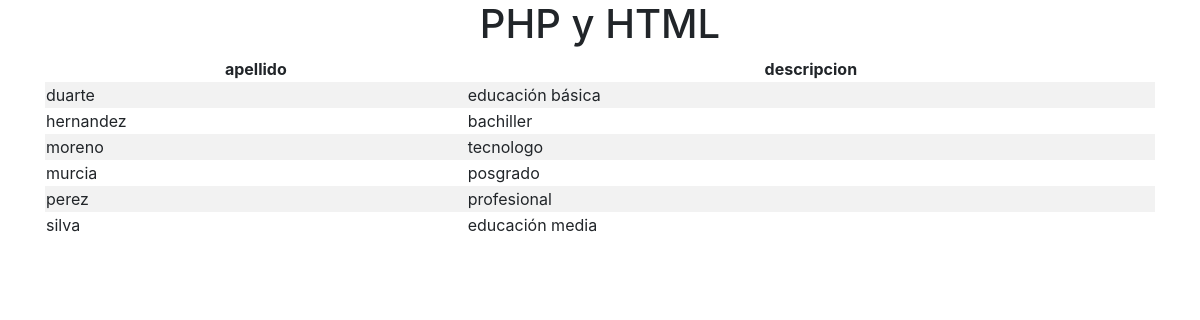
The page / on the database its author committed.
### tables this page shows
CREATE TABLE `appx_employee` (
  `id` int(10) NOT NULL,
  `firstname` varchar(30) NOT NULL,
  `lastname` varchar(30) NOT NULL,
  `department_id` int(2) NOT NULL,
  `salary` int(7) NOT NULL,
  `educationlevel_id` int(2) NOT NULL
);

CREATE TABLE `appx_educationlevel` (
  `id` int(10) NOT NULL,
  `description` varchar(30) NOT NULL
);

### index.php (the view, shortened to what this page needs)
<?php
$objeto = new Conexion();
$conexion = $objeto->Conectar();
$consulta = "SELECT lastname, appx_educationlevel.description FROM appx_employee
INNER JOIN appx_educationlevel
ON appx_employee.educationlevel_id = appx_educationlevel.id  ORDER BY lastname";
$resultado = $conexion->prepare($consulta);
$resultado->execute();
$appx_employee=$resultado->fetchAll(PDO::FETCH_ASSOC);
?>
<!doctype html>
<html lang="en">
  <head>
    <link rel="stylesheet" href="https://stackpath.bootstrapcdn.com/bootstrap/4.4.1/css/bootstrap.min.css">
    <link rel="stylesheet" type="text/css" href="https://cdn.datatables.net/v/bs4/dt-1.10.20/datatables.min.css"/>
  </head>
  <body>
    <h1 class="text-center"> PHP y HTML</h1>
    <div class="container">
       <div class="row">
           <div class="col-lg-12">
            <table id="tablaUsuarios" class="table-striped <table-></table->bordered" style="width:100%">
                <thead class="text-center">
                    <th>apellido</th>
                    <th>descripcion</th>
                </thead>
                <tbody>
                    <?php
                        foreach($appx_employee as $appx_employee){
                    ?>
                    <tr>
                        <td><?php echo $appx_employee['lastname']?></td>
                        <td><?php echo $appx_employee['description']?></td>
                    </tr>
                    <?php
                        }
                    ?>
                </tbody>
            </table>
           </div>
       </div>
    </div>
  </body>
</html>

### rows shown on the page
appx_employee: lastname "duarte", educationlevel.description "educación básica"
appx_employee: lastname "hernandez", educationlevel.description "bachiller"
appx_employee: lastname "moreno", educationlevel.description "tecnologo"
appx_employee: lastname "murcia", educationlevel.description "posgrado"
appx_employee: lastname "perez", educationlevel.description "profesional"
appx_employee: lastname "silva", educationlevel.description "educación media"
